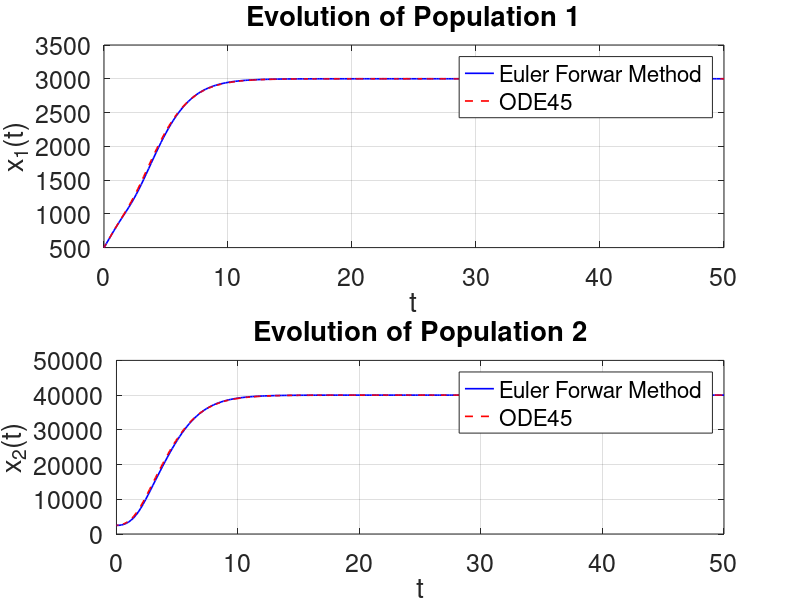

Write the MATLAB code that produced this figure. (Note: this script raises an error after producing the figure.)
%----------Problem 1-----------
diary('output1.txt');
diary on;
clear; clc; close all;

%% Parameters
r1  = 1;           
r2  = 1;          
N1  = 1000;        
N2  = 5000;       
rho1 = 1/4;        
rho2 = 3;          

T_end = 50;        
dt    = 0.2;       
t_e   = 0:dt:T_end;

x1_0 = N1/2;
x2_0 = N2/2;

%% Forward Euler Method
n_steps = length(t_e);
x1_e = zeros(1, n_steps);
x2_e = zeros(1, n_steps);

x1_e(1) = x1_0;
x2_e(1) = x2_0;

for k = 1:n_steps-1
    x1 = x1_e(k);
    x2 = x2_e(k);
    t  = t_e(k);
    
    dx1 = r1 * x1 * (1 - x1/N1 + rho1 * x2 / N2);
    dx2 = r2 * x2 * (-1 + rho2 * x1 / N1 - x2 / N2);
    
    x1_e(k+1) = x1 + dt * dx1;
    x2_e(k+1) = x2 + dt * dx2;
end

%% Runge-Kutta Method
f = @(t, x) [ ...
    r1*x(1)*(1 - x(1)/N1 + rho1*x(2)/N2);
    r2*x(2)*(-1 + rho2*x(1)/N1 - x(2)/N2)
];

[te, xe] = ode45(f, [0, T_end], [x1_0; x2_0]);

%% Plot the Curve
figure;
% Population 1
subplot(2,1,1);
plot(t_e, x1_e, 'b-', 'LineWidth', 1.2); 
hold on;
plot(te, xe(:,1), 'r--', 'LineWidth', 1.2);
title('Evolution of Population 1');
xlabel('t'); 
ylabel('x_1(t)');
legend('Euler Forwar Method', 'ODE45', 'Location', 'best');
grid on;
set(gca, 'FontSize', 18);
set(gcf, 'Position', [100, 100, 1600, 900]);

% Population 2
subplot(2,1,2);
plot(t_e, x2_e, 'b-', 'LineWidth', 1.2); hold on;
plot(te, xe(:,2), 'r--', 'LineWidth', 1.2);
title('Evolution of Population 2');
xlabel('t'); ylabel('x_2(t)');
legend('Euler Forwar Method', 'ODE45', 'Location', 'best');
grid on;
set(gca, 'FontSize', 18);
set(gcf, 'Position', [100, 100, 1600, 900]);

sgtitle('Comparison between Euler Forward Method and ODE45', 'FontSize', 18);

%% Print and Save
exportgraphics(gcf, 'Problem1.pdf', 'ContentType', 'vector');

diary off;
